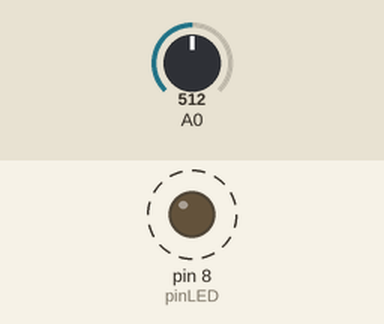
Simulated run of this sketch. Board: Arduino Uno, built with avr-gcc and run on an emulated ATmega328P. Parts: output pins drawn as LEDs (lit = HIGH). Dashed ring = blinking. The inputs (shaded band) are chosen by the test bench; at power-on: A0 = 512.

Above: at 1.2 s.
1.3 s: A0 set to 122
At 1.7 s:
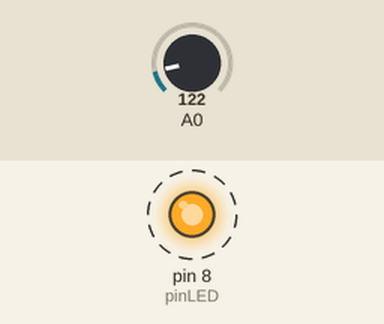
4.3 s: A0 set to 306
At 4.45 s:
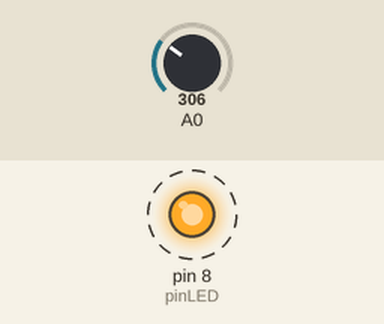
Timing chart, 0 to 13.3 s (numbered marks = the images above; inputs shaded):
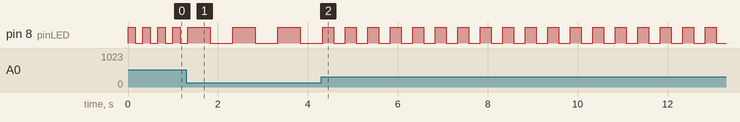

The sketch:

ledpotentio3.ino
```cpp
int pinPot=0; //stocke le CAN utilisé

int valPot=0; //variable pour récupérer la valeur de tension du potentiomètre. On l'initialise à 0.

int pinLED=8;

void setup() {

  pinMode(pinLED,OUTPUT); //mode OUTPUT pour le pin de LED

  digitalWrite(pinLED,HIGH);//on allume la LED

}

void loop() {

  valPot=analogRead(A0); //lit la valeur de la tension, la numérise et la stocke dans valPot

  int valInter=map(valPot,0,1023,1,5); //fonction de mappage

  int attente=1000/valInter/2; // calcul du temps d'arrêt

  digitalWrite(pinLED,HIGH); //on allume la LED

  delay (attente); //attente calculée

  digitalWrite(pinLED,LOW); //on éteint la LED

  delay(attente); //même attente

}
```

Measured:
- after the input at 1.3 s, pin 8 (pinLED): alternates HIGH for 0.50 s and LOW for 0.50 s, starting after 0.53 s
- after the input at 4.3 s, pin 8 (pinLED): alternates HIGH for 0.25 s and LOW for 0.25 s, starting after 0.28 s
- by itself, pin 8 (pinLED): alternates HIGH for 0.17 s and LOW for 0.17 s
